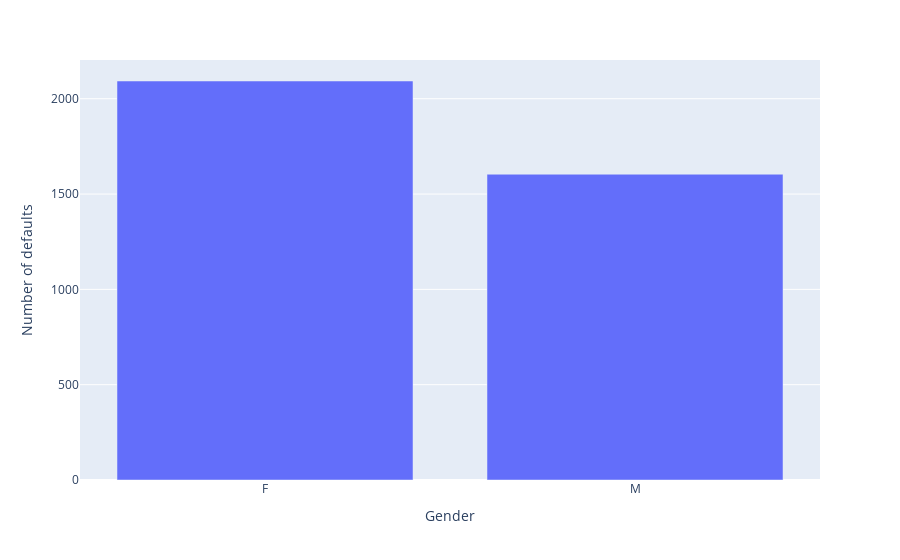

Notebook source saved alongside this figure:
### Code cell
temp=customer_data_copy.loc[customer_data_copy['credit_card_default']==1]
gndr_df2 = temp.groupby('gender')['credit_card_default'].count().sort_values(ascending = False).reset_index()
print(gndr_df2)
fig2 = plt.bar(x = gndr_df2['gender'], y = gndr_df2['credit_card_default'], labels={'x': 'Gender', 'y':'Number of defaults'})
fig2.show()

### Figure 1 — Plotly figure (JSON) as saved in the notebook; plotly's stock layout.template omitted (floating-point values rounded to 4 significant figures)
{"data": [{"alignmentgroup": "True", "hovertemplate": "Gender=%{x}<br>Number of defaults=%{y}<extra></extra>", "legendgroup": "", "marker": {"color": "#636efa", "pattern": {"shape": ""}}, "name": "", "offsetgroup": "", "orientation": "v", "showlegend": false, "textposition": "auto", "type": "bar", "x": ["F", "M"], "xaxis": "x", "y": [2093, 1604], "yaxis": "y"}], "layout": {"barmode": "relative", "legend": {"tracegroupgap": 0}, "margin": {"t": 60}, "xaxis": {"anchor": "y", "domain": [0, 1], "title": {"text": "Gender"}}, "yaxis": {"anchor": "x", "domain": [0, 1], "title": {"text": "Number of defaults"}}}}
